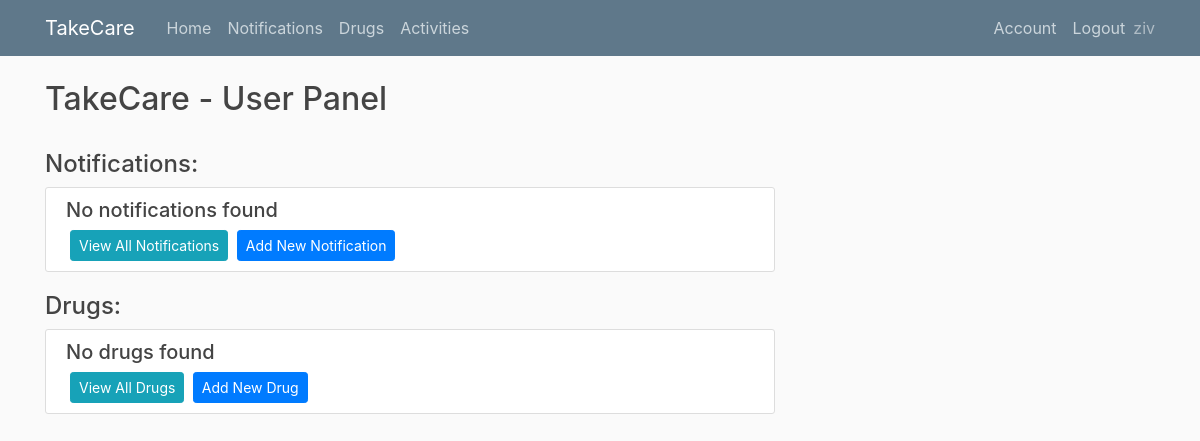
The page /home (signed in) on the database as committed earlier.
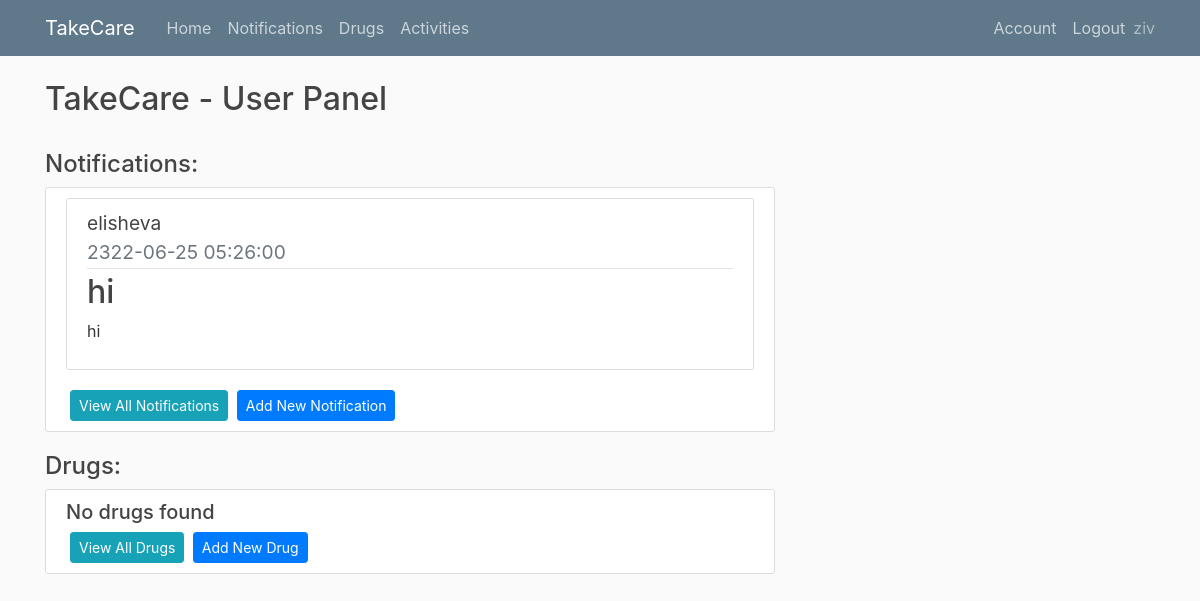
The same page on the database as committed later.
### app/models.py (models this page shows, shortened)
class User(db.Model, UserMixin):
    id = db.Column(db.Integer, primary_key=True)
    username = db.Column(db.String(20), unique=True,nullable=False)
    email = db.Column(db.String(100), unique=True,nullable=False)
    image_file = db.Column(db.String(100),nullable=False,default='default.jpg')
    password= db.Column(db.String(60),nullable=False)
    ElderlyUser = db.relationship('Elderlyuser',backref='creator',lazy=True )
    Notifications = db.relationship('Notification',backref='creator',lazy=True )
    Drugs = db.relationship('Drug',backref='creator',lazy=True )

class Elderlyuser(db.Model, UserMixin):
    id = db.Column(db.Integer, primary_key=True)
    username = db.Column(db.String(20), unique=True,nullable=False)
    password= db.Column(db.String(60),nullable=False)
    user_id = db.Column(db.Integer, db.ForeignKey('user.id'), nullable=False)

class Notification(db.Model):
    id = db.Column(db.Integer, primary_key=True)
    title = db.Column(db.String(150),nullable=False)
    content = db.Column(db.Text,nullable=False)
    date = db.Column(db.Date,nullable=False)
    time = db.Column(db.Time,nullable=False)
    user_id = db.Column(db.Integer, db.ForeignKey('user.id'), nullable=False)
    elderly_user_id = db.Column(db.Integer, db.ForeignKey('elderlyuser.id'), nullable=False)

### app/routes.py (the view)
@app.route("/")
@app.route("/home")
@login_required
def home():
    notifications = Notification.query.filter_by(user_id=current_user.id).order_by(Notification.date.asc()).order_by(Notification.time.asc()).limit(3)
    drugs = Drug.query.filter_by(user_id=current_user.id)
    eldelys = Elderlyuser.query.filter_by(user_id=current_user.id)
    eldelys_dict = {i.id: i.username for i in eldelys}
    return render_template("home.html",notifications=notifications ,drugs=drugs,eldelys_dict=eldelys_dict)

### app/models.py (called while the page is built)
@login_manager.user_loader
def load_user(user_id):
    return User.query.get(int(user_id))

### app/templates/home.html (shortened to what this page needs)
{% extends "layout.html" %}
{% block content %}
  <h2> TakeCare - User Panel </h2>
  <br>
  <h4>Notifications:</h4>
  <div class="content-section">
    {% if notifications.count() == 0  %}
        <h5>No notifications found</h5>
    {% else %}
      {% for notification in notifications %}
      <article class="media content-section">
        <div class="media-body">
               <div class="article-title">
                    <big>{{ eldelys_dict[notification.elderly_user_id] }}</big>
                </div>
          <div class="article-metadata">
            <big class="text-muted">{{ notification.date.strftime('%Y-%m-%d') }}    {{ notification.time }} </big>
          </div>
          <h2>{{ notification.title }}</h2>
          <p class="article-content">{{ notification.content }}</p>
        </div>
      </article>
      {% endfor %}
    {% endif %}
    <a class="btn btn-info btn-sm ml-1" href="{{url_for('notification')}}"> View All Notifications</a>
    <a class="btn btn-primary btn-sm ml-1" href="{{url_for('add_notification')}}"> Add New Notification</a>
  </div>
  <h4>Drugs:</h4>
  <div class="content-section">
    {% if drugs.count() == 0  %}
        <h5>No drugs found</h5>
    {% endif %}
    <a class="btn btn-info btn-sm ml-1" href="{{url_for('drugs')}}"> View All Drugs</a>
    <a class="btn btn-primary btn-sm ml-1" href="{{url_for('add_drug')}}"> Add New Drug</a>
  </div>
{% endblock content %}

### app/templates/layout.html (shortened to what this page needs)
<!DOCTYPE html>
<html>
<head>
    <link rel="stylesheet" href="https://maxcdn.bootstrapcdn.com/bootstrap/4.0.0/css/bootstrap.min.css">
    <link rel="stylesheet" type="text/css" href="{{ url_for('static', filename='main.css') }}">
</head>
<body>
    <header class="site-header">
      <nav class="navbar navbar-expand-md navbar-dark bg-steel fixed-top">
        <div class="container">
          <a class="navbar-brand mr-4" href="/">TakeCare</a>
          <div class="collapse navbar-collapse" id="navbarToggle">
            <div class="navbar-nav mr-auto">
              <a class="nav-item nav-link" href="{{url_for('home')}}">Home</a>
              <a class="nav-item nav-link" href="{{url_for('notification')}}">Notifications</a>
              <a class="nav-item nav-link" href="{{url_for('drugs')}}">Drugs</a>
              <a class="nav-item nav-link" href="{{url_for('activities')}}">Activities</a>
            </div>
            {% if not current_user.is_authenticated %}
            <div class="navbar-nav">
              <a class="nav-item nav-link" href="{{url_for('login')}}">Login</a>
              <a class="nav-item nav-link" href="{{url_for('register')}}">Register</a>
            </div>
            {% else %}
            <div class="navbar-nav">
              <a class="nav-item nav-link" href="{{url_for('account')}}">Account</a>
              <a class="nav-item nav-link" href="{{url_for('logout')}}">Logout</a>
              <sapn class="navbar-text">{{current_user.username}}</span>
            </div>
            {% endif %}
          </div>
        </div>
      </nav>
    </header>
    <main role="main" class="container">
      <div class="row">
        <div class="col-md-8">
          {% block content %} {% endblock %}
        </div>
    </main>
</body>
</html>

### app/static/main.css (style rules this page uses)
body { background: #fafafa; color: #333333; margin-top: 5rem; }
h1, h2, h3, h4, h5, h6 { color: #444444; }
.bg-steel { background-color: #5f788a; }
.site-header .navbar-nav .nav-link { color: #cbd5db; }
.content-section { background: #ffffff; padding: 10px 20px; border: 1px solid #dddddd; border-radius: 3px; margin-bottom: 20px; }
.article-title { color: #444444; }
.article-content { white-space: pre-line; }
.article-metadata { padding-bottom: 1px; margin-bottom: 4px; border-bottom: 1px solid #e3e3e3 }

Rows that differ between the two databases and show on the page:
added Notification: date "2322-06-25", time "05:26:00", title "hi", content "hi"
now on this page (row unchanged): Elderlyuser: username "elisheva"
Other text that changed with them:
text no longer shown: "No notifications found"
